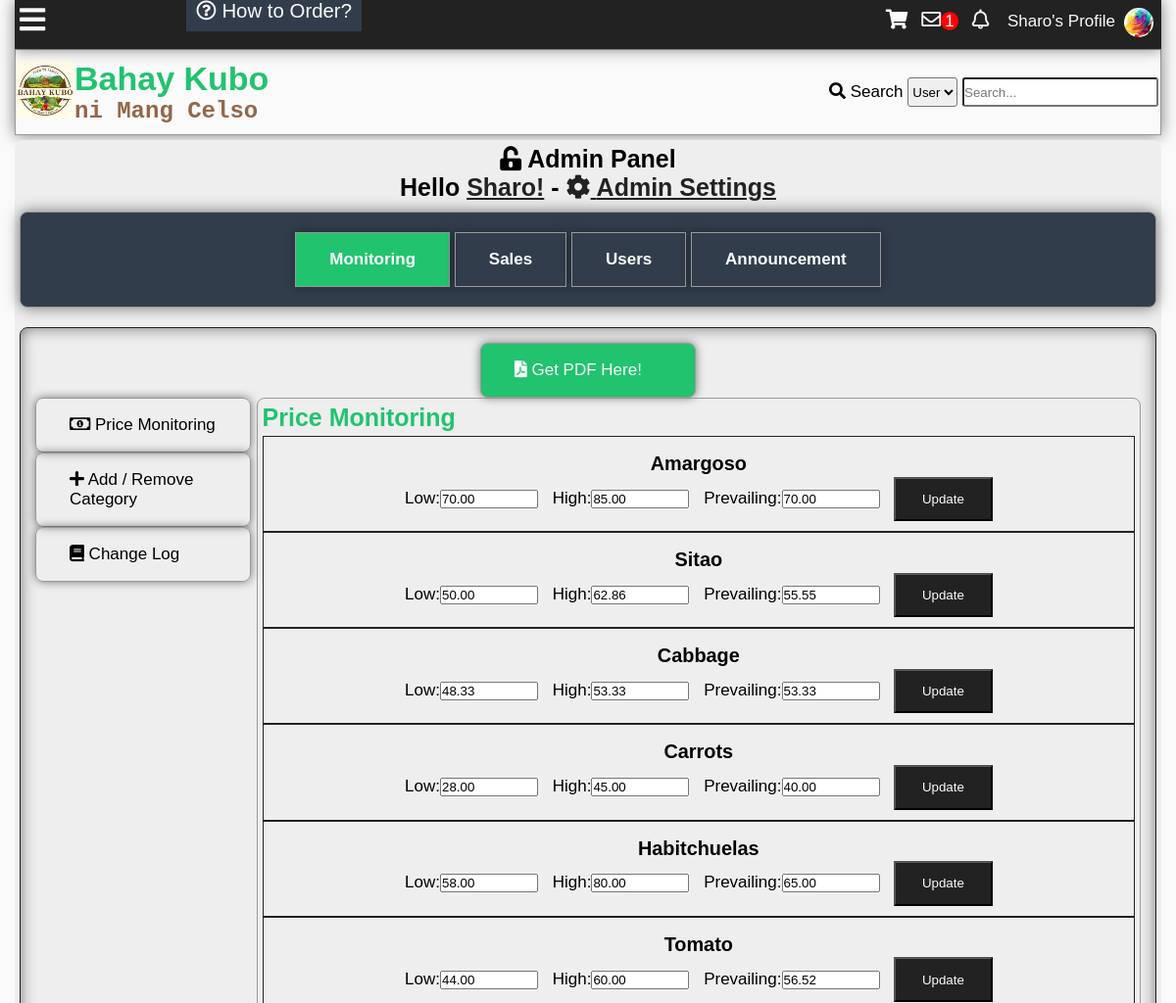
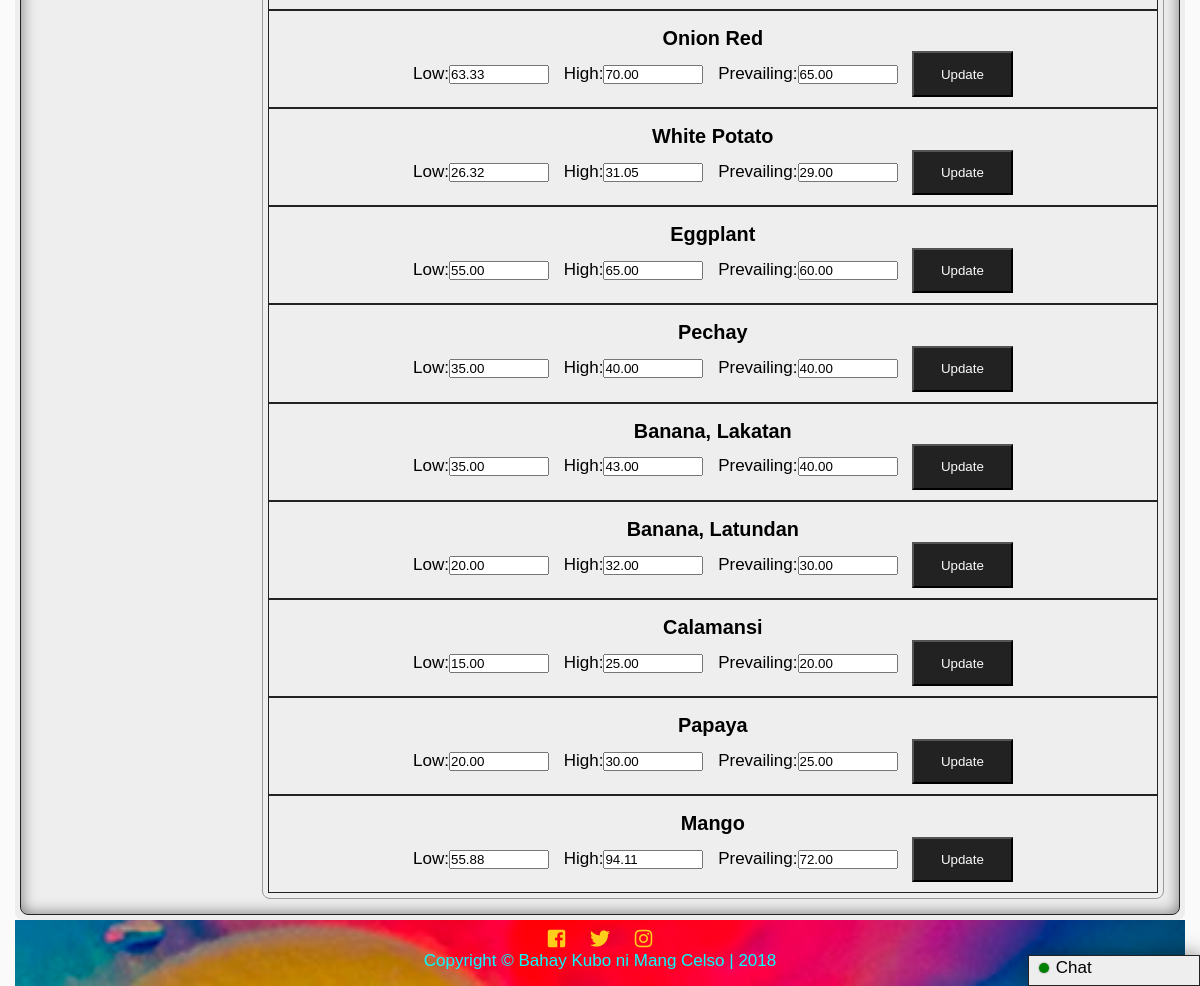
The app's page /adminpanel.php (signed in), older data (2 pictures, top to bottom).
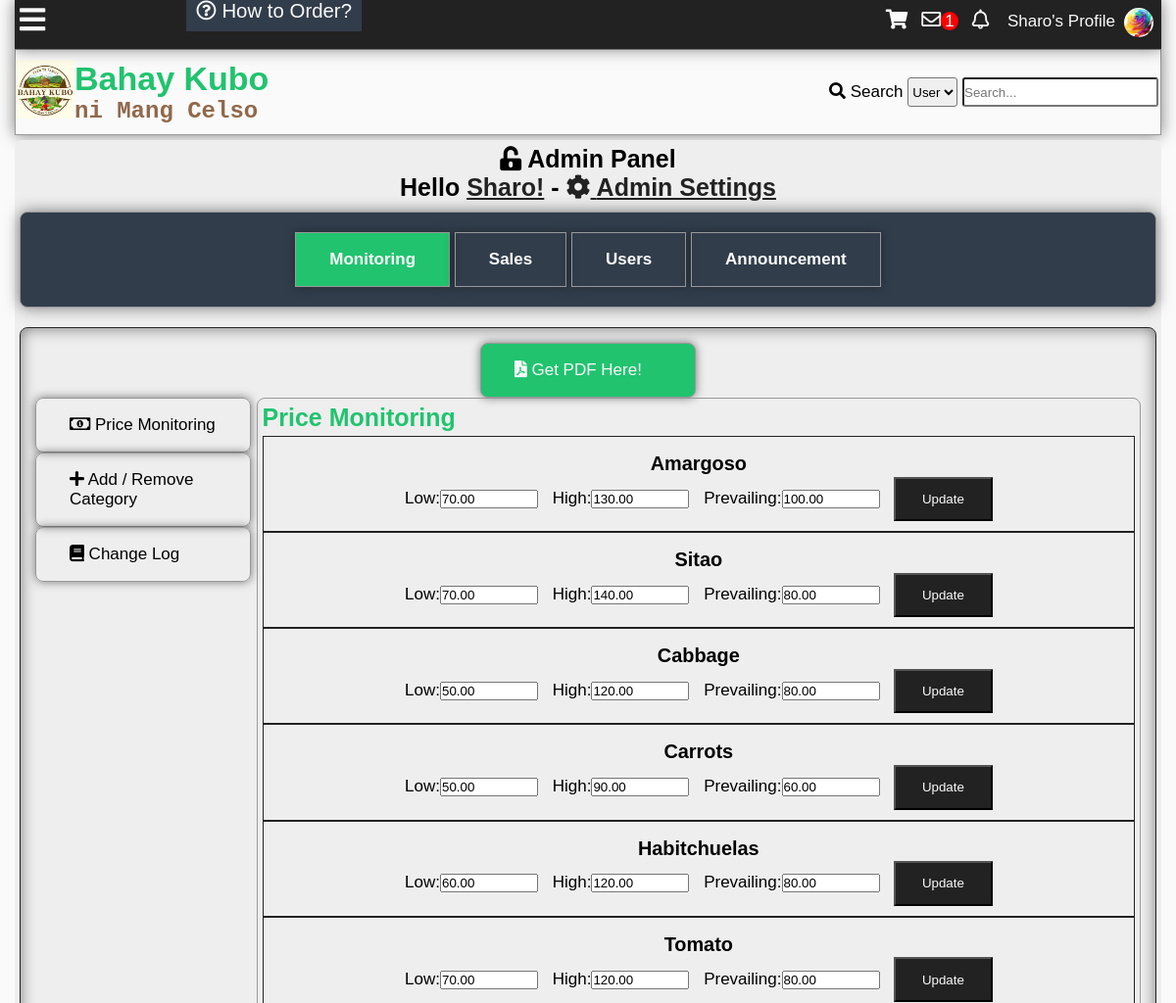
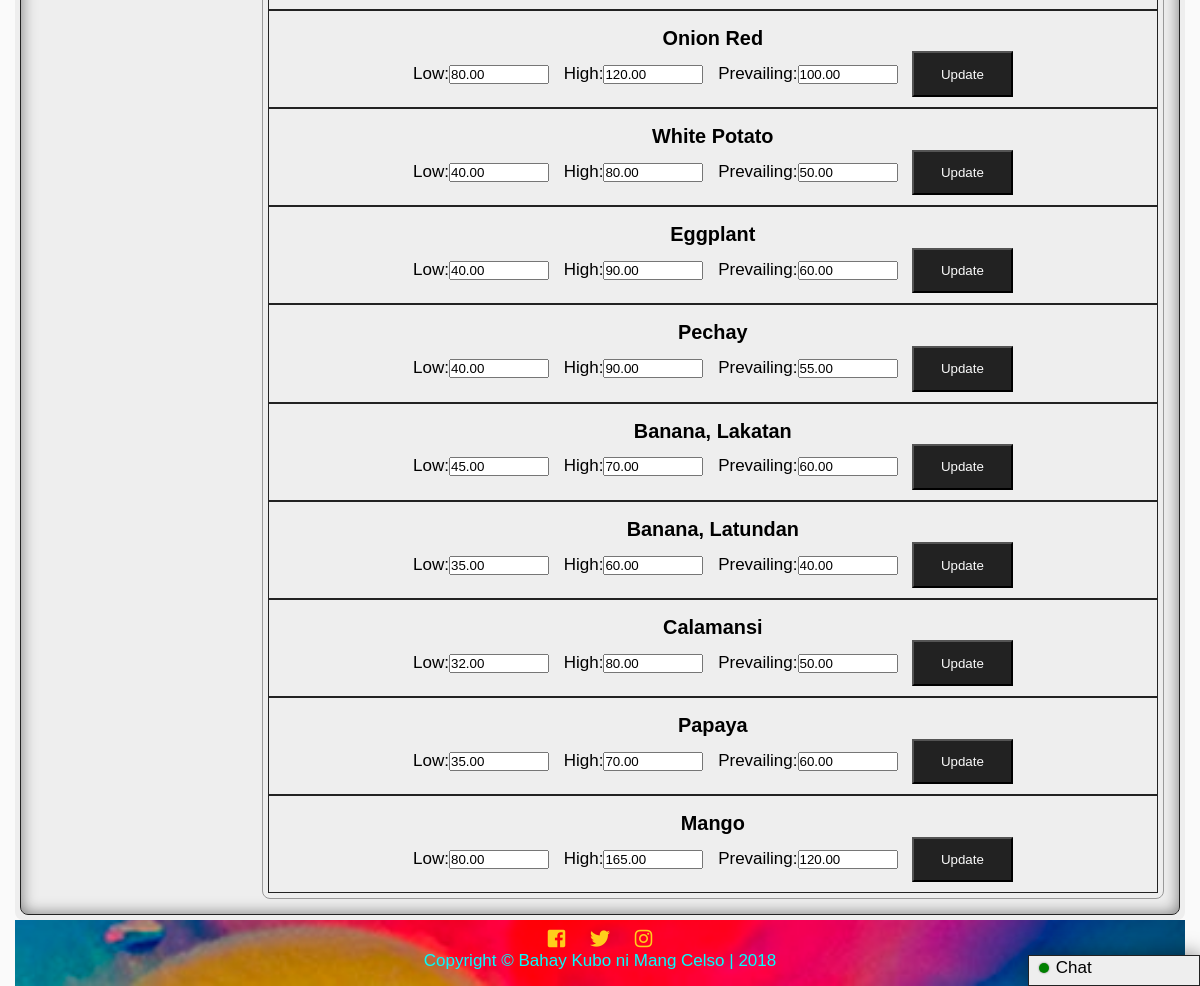
The same page, newer data (2 pictures, top to bottom).
### tables this page shows
CREATE TABLE `tblcategory` (
  `categoryid` int(11) NOT NULL,
  `category` varchar(100) NOT NULL,
  `status` int(11) NOT NULL,
  `low` decimal(10,2) NOT NULL,
  `high` decimal(10,2) NOT NULL,
  `prevailing` decimal(10,2) NOT NULL
);

### adminpanel.php (the view, shortened to what this page needs)
<?php
include'functions.php';
require_once'connection.php';
chattab();
?>
<!DOCTYPE html>
<html lang="en">
<head>
    <link rel="stylesheet" href="css/style.css">
  	<link rel="stylesheet" href="css/fontawesome-all.css">
<body>
	<div class="main-container">
	<?php
		addheader();
	?>
		<div class="other-content">
			<h1 class="center"><i class="fas fa-unlock-alt"></i> Admin Panel</h1>
			<h1 class="center">Hello <?php echo '<a class="black" href="profile.php?name='.$_SESSION['name'].'">'.$_SESSION['name'].'!</a>'?> - <a href="adminsetting.php" class="black"><i class="fas fa-cog"></i> Admin Settings</a></h1>
			<div id="admin-tab">
				<a id="monitoring-tab" onclick="showMonitoringTab()">Monitoring</a>
				<a id="sales-tab" onclick="showSalesTab()">Sales</a>
				<a id="report-tab" onclick="showReportTab()">Users</a>
				<a id="announcement-tab" onclick="showAnnouncementTab()">Announcement</a>
			</div>
			<div id="admin-body">
			<div id="monitoring">
				<div class="top-pdf">
					<a href="https://psa.gov.ph/content/psa-media-service-market-prices-selected-commodities-metro-manila" class="get-pdf" target="_blank"><i class="fas fa-file-pdf"></i> Get PDF Here!</a>
				</div>
				<div class="left-monitoring">
					<div class="monitoring-option" onclick="setPrice()"><i class="far fa-money-bill-alt"></i> Price Monitoring</div>
					<div class="monitoring-option" onclick="addNewCategory()"><i class="fas fa-plus"></i> Add / Remove Category</div>
					<div class="monitoring-option" onclick="priceHistory()"><i class="fas fa-book"></i> Change Log</div>
				</div>
				<div class="empty"></div>
				<div class="right-monitoring">
					<div id="set-price">
						<h1>Price Monitoring</h1>
						<ul class="price-ul">
<?php
	$sql = "SELECT categoryid, category, low ,high, prevailing FROM tblcategory WHERE status=1";
	$result = $conn->query($sql);
	while($row = $result->fetch_object()){
		$id = $row->categoryid;
		$category = $row->category;
		$low = $row->low;
		$high = $row->high;
		$prevailing = $row->prevailing;
		echo '<li id="li-'.$id.'">
		<h3>'.$category.'</h3>
			<div class="price-input">
				Low:<input type="number" id="low-'.$id.'" value="'.$low.'">
			</div>
			<div class="price-input">
				High:<input type="number" id="high-'.$id.'" value="'.$high.'">
			</div>
			<div class="price-input">
				Prevailing:<input type="number" id="prev-'.$id.'" value="'.$prevailing.'">
			</div>
			<div class="price-input">
				<button class="price-button" onclick="updatePrice(this)" value="'.$id.'">Update</button>
			</div>
		</li>';
	}
?>
						</ul>
					</div>
				</div>
			</div>
			</div>
		</div>
		<?php
			addfooter();
		?>
	</div>
</body>
</html>

### functions.php (shortened to what this page needs)
<?php
function addheader(){
	echo'<header id="main-header">
			<div class="grid-header">
				<div class="box1">
					<a href="index.php">
						<div class="logo">
							<img src="img/logo.jpg">
						</div>
						<div id="header-text">
						<h1 id="first-text">Bahay Kubo</h1><br>
							<h2 id="second-text"> ni Mang Celso</h2>
						</div>
					</a>
				</div>
				<div class="box2">';
						search_function();
				echo'</div>
				<div class="modal2">
				</div>
				<div id="search-dropdown">
				</div>
			</div>
		</header>
		<div class="subheader">
			<div class="subgrid">
				<div class="svg">
					<p class="open-slide" onclick="openSlideMenu()">
						<i class="fas fa-bars"></i>
					</p>
				</div>
				<div class="nav">
					<a id="How-to" href="about.php#how-to-order"><i class="far fa-question-circle"></i> How to Order?</a>
				</div>
				<div class="profile-grid">';
						session_button();
				echo'</div>
			</div>
		</div>
	';
}
function addfooter(){
	echo'<footer id="main-footer">
			<div class="container">
				<a target="_blank" title="Like us on Facebook" href="https://www.facebook.com/BahayKuboniMangCelso/?ref=page_internal"><i class="fab fa-facebook-square"></i></a>
				<a target="_blank" title="Follow us on Twitter" href="https://twitter.com/"><i class="fab fa-twitter"></i></a>
				<a target="_blank" title="Follow us on Instagram" href="https://www.instagram.com/?hl=ens"><i class="fab fa-instagram"></i></a>
				<p>Copyright &copy; <span id="company">Bahay Kubo ni Mang Celso</span> | 2018</p>
			</div>
		</footer>';
}
function session_button(){
	$conn = mysqli_connect ("localhost", "root", "", "itsproject");
	if(isset($_SESSION['id'])){
	$id=$_SESSION['id'];
		$sql="SELECT imgpath FROM tbluser WHERE userid=".$id."";
		$result=$conn->query($sql);
		$row=$result->fetch_object();
		$tn_image=$row->imgpath;
		if($tn_image==''){
			$tn_image='img/default.png';
		}
echo'<i class="fas fa-shopping-cart button" onclick="showCartPanel()"></i>';
$sql="SELECT pmid FROM tblpm WHERE receiverid='$id' AND checked=0 GROUP BY senderid";
$result=$conn->query($sql);
$count=$result->num_rows;
		echo'<a class="button" title="Check your messages" href="inbox.php?name='.$_SESSION["name"].'"><i class="far fa-envelope"></i><span id="pmnum">'.$count.'</span></a>';
$sql="SELECT notifid FROM tblnotif
	WHERE receiverid='$id' and checked=0
	";
$result=$conn->query($sql);
$count=$result->num_rows;
		echo'<a class="button" id="notifbtn" title="Check your notifications" onclick="toggleNotif()""><i class="far fa-bell"></i><span id="notifnum">'.$count.'</span></a>
		<a class="button" href=profile.php?name='.$_SESSION['name'].'>
		'.$_SESSION["name"].'\'s Profile<div class="top-tn"><img src="'.$tn_image.'""></div></a>';
	}else{
		echo'<div id="notifnum"></div><div id="pmnum"></div>
		<i class="fas fa-shopping-cart button" onclick="showCartPanel()"></i>
		<a href ="register.php" class="button"><i class="fas fa-pencil-alt"></i></i>Sign Up</a>
		<a id="modalBtn" class="button"><i class="fas fa-sign-in-alt"></i>Login</a>';
	}
}
function search_function(){
	echo'
		<form action="search.php" method="get">
			<i class="fas fa-search"></i>
			<label>Search</label>
			<select name="criteria" id="criteria">
				<option value="2">User</option>
			</select>
			<input type="text" onkeyup="searchdropdown()" required name="search-text" placeholder="Search..." id="search-text" autocomplete="off">
		</form>
	';
}
function chattab(){
	if(isset($_SESSION['id'])){
		echo'
		<div id="chat-tab" onclick="showChatPanel()">
			<div class="online"></div>
			<span>Chat</span>
		</div>
		<div id="chat-modal" onclick="hideChatPanel()">
		</div>
		<div id="chat-panel">
			<div id="chat-panel-body">
				<ul>';
			echo'
				</ul>
			</div>
			<div id="chat-bottom">
				<form id="chat-search-form">
					<i class="fas fa-search"></i><input type="text" id="chat-search" onkeyup="searchChat()" autocomplete="off" placeholder="Search friend...">
				</form>
			</div>
		</div>';
	}
}

Row changes from the older to the newer data that the page shows:
changed tblcategory "Amargoso": high "85.00" → "130.00"; prevailing "70.00" → "100.00"
changed tblcategory "Sitao": low "50.00" → "70.00"; high "62.86" → "140.00"; prevailing "55.55" → "80.00"
changed tblcategory "Cabbage": low "48.33" → "50.00"; high "53.33" → "120.00"; prevailing "53.33" → "80.00"
changed tblcategory "Carrots": low "28.00" → "50.00"; high "45.00" → "90.00"; prevailing "40.00" → "60.00"
changed tblcategory "Habitchuelas": low "58.00" → "60.00"; high "80.00" → "120.00"; prevailing "65.00" → "80.00"
changed tblcategory "Tomato": low "44.00" → "70.00"; high "60.00" → "120.00"; prevailing "56.52" → "80.00"
changed tblcategory "Onion Red": low "63.33" → "80.00"; high "70.00" → "120.00"; prevailing "65.00" → "100.00"
changed tblcategory "White Potato": low "26.32" → "40.00"; high "31.05" → "80.00"; prevailing "29.00" → "50.00"
changed tblcategory "Eggplant": low "55.00" → "40.00"; high "65.00" → "90.00"
changed tblcategory "Pechay": low "35.00" → "40.00"; high "40.00" → "90.00"; prevailing "40.00" → "55.00"
changed tblcategory "Banana, Lakatan": low "35.00" → "45.00"; high "43.00" → "70.00"; prevailing "40.00" → "60.00"
changed tblcategory "Banana, Latundan": low "20.00" → "35.00"; high "32.00" → "60.00"; prevailing "30.00" → "40.00"
changed tblcategory "Calamansi": low "15.00" → "32.00"; high "25.00" → "80.00"; prevailing "20.00" → "50.00"
changed tblcategory "Papaya": low "20.00" → "35.00"; high "30.00" → "70.00"; prevailing "25.00" → "60.00"
changed tblcategory "Mango": low "55.88" → "80.00"; high "94.11" → "165.00"; prevailing "72.00" → "120.00"
